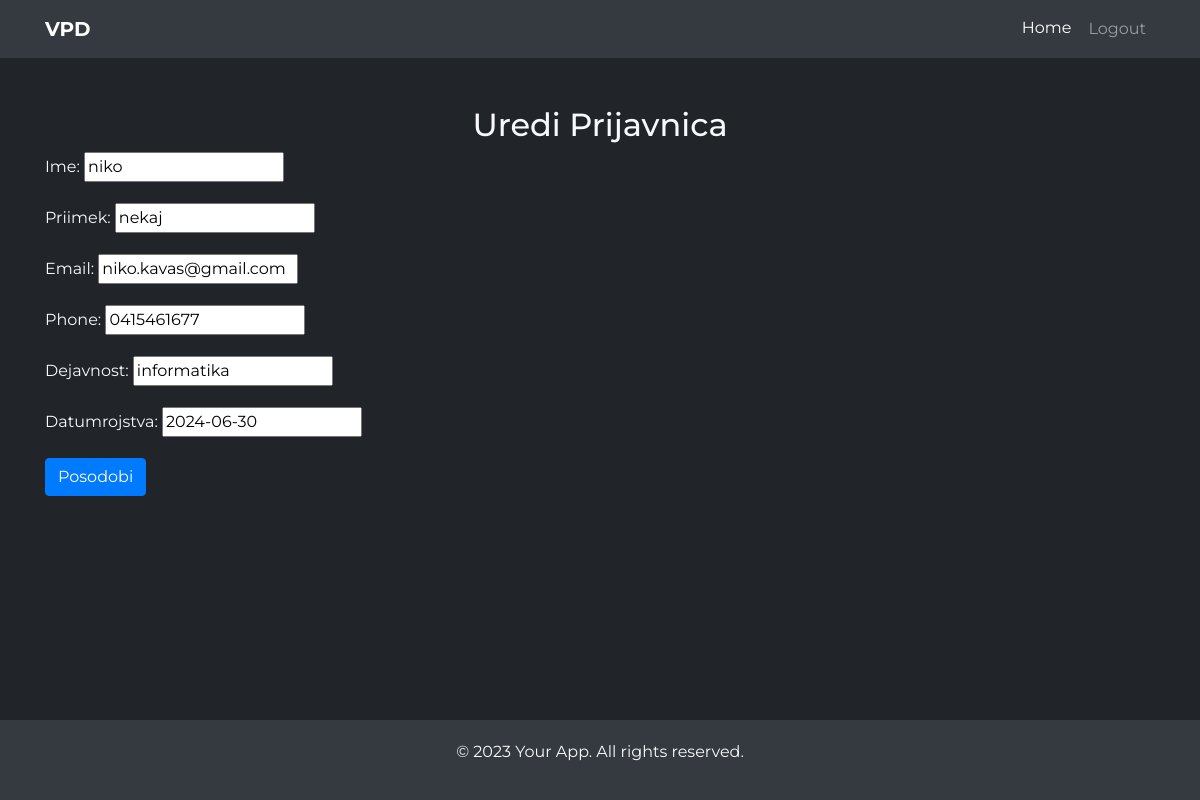
The app's page /prijavnica/edit/8/ (signed in) with its own data.
### webapp/models.py (models this page shows, shortened)
class Prijavnica(models.Model):
    ime = models.CharField(max_length=100, null=True)
    priimek = models.CharField(max_length=100, null=True)
    email = models.CharField(max_length=100, null=True)
    phone = models.CharField(max_length=15, null=True)
    dejavnost = models.CharField(max_length=100, default=None, null=True)
    datumrojstva = models.CharField(max_length=100, default=None, null=True)
    valid = models.BooleanField(null=True, default=None)
    komentar = models.CharField(max_length=255, null=True, default=None)
    user = models.ForeignKey(User, on_delete=models.CASCADE, null=True, blank=True)

### webapp/views.py (the view)
# urls.py: path("prijavnica/edit/<int:pk>/", views.user_edit_prijavnica, name="user_edit_prijavnica"),
@login_required
def user_edit_prijavnica(request, pk):
    prijavnica = get_object_or_404(Prijavnica, pk=pk, user=request.user)
    if request.method == "POST":
        form = UserPrijavaForm(request.POST, instance=prijavnica)
        if form.is_valid():
            prijavnica = form.save(commit=False)
            prijavnica.valid = None
            prijavnica.save()
            return redirect('user_prijavnice')
    else:
        form = UserPrijavaForm(instance=prijavnica)
    return render(request, 'user_edit_prijavnica.html', {'form': form})

### webapp/forms.py
class UserPrijavaForm(forms.ModelForm):
    class Meta:
        model = Prijavnica
        fields = ['ime', 'priimek', 'email', 'phone', 'dejavnost', 'datumrojstva']

### webapp/templates/user_edit_prijavnica.html (shortened to what this page needs)
{% extends 'base.html' %}
{% block content %}
<h2 class="text-center">Uredi Prijavnica</h2>
<form method="POST">
    {{ form.as_p }}
    <button type="submit" class="btn btn-primary">Posodobi</button>
</form>
{% endblock %}

### webapp/templates/base.html (style rules this page uses)
body { font-family: 'Montserrat', sans-serif; display: flex; flex-direction: column; min-height: 100vh; background-color: #212529; color: #f8f9fa; }

### records on screen
Prijavnica: ime "niko", priimek "nekaj", email "niko.kavas@gmail.com", phone "0415461677", dejavnost "informatika", datumrojstva "2024-06-30"
